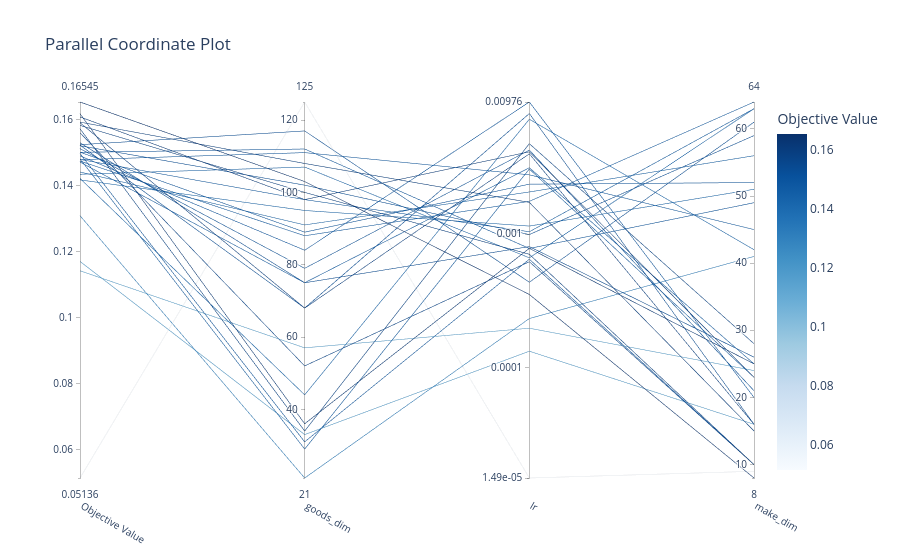

Notebook code for this chart:
### Code cell
plot_parallel_coordinate(study, params=["lr", "make_dim", "goods_dim"])

### Figure 1 — Plotly figure (JSON) as saved in the notebook; plotly's stock layout.template omitted (floating-point values rounded to 4 significant figures)
{"data": [{"dimensions": [{"label": "Objective Value", "range": [0.05136, 0.1655], "values": [0.1171, 0.05136, 0.1472, 0.1142, 0.1309, 0.1435, 0.1525, 0.1561, 0.1423, 0.148, 0.1418, 0.1502, 0.1479, 0.1491, 0.1442, 0.1502, 0.1655, 0.1475, 0.1522, 0.1584, 0.1498, 0.1609, 0.1592, 0.1513, 0.1524, 0.1619, 0.1573, 0.1482, 0.1531, 0.1594]}, {"label": "goods_dim", "range": [21, 125], "values": [33, 125, 75, 57, 21, 107, 117, 52, 44, 98, 95, 89, 111, 84, 91, 112, 103, 88, 102, 100, 31, 98, 68, 79, 68, 36, 34, 29, 75, 108]}, {"label": "lr", "range": [-4.826, -2.011], "ticktext": ["1.49e-05", "0.0001", "0.001", "0.00976"], "tickvals": [-4.826, -4, -3, -2.011], "values": [-3.876, -4.826, -2.503, -3.704, -3.632, -3.177, -3.36, -3.206, -2.14, -2.982, -2.939, -2.626, -2.556, -2.011, -2.684, -3.107, -3.452, -2.754, -3.003, -3.151, -3.188, -2.383, -2.399, -2.371, -2.097, -3.106, -2.322, -2.512, -3.093, -2.762]}, {"label": "make_dim", "range": [8, 64], "values": [16, 9, 25, 24, 41, 63, 61, 10, 42, 63, 51, 52, 45, 20, 56, 49, 8, 64, 59, 10, 10, 23, 16, 21, 16, 25, 28, 23, 26, 15]}], "labelangle": 30, "labelside": "bottom", "line": {"color": [0.1171, 0.05136, 0.1472, 0.1142, 0.1309, 0.1435, 0.1525, 0.1561, 0.1423, 0.148, 0.1418, 0.1502, 0.1479, 0.1491, 0.1442, 0.1502, 0.1655, 0.1475, 0.1522, 0.1584, 0.1498, 0.1609, 0.1592, 0.1513, 0.1524, 0.1619, 0.1573, 0.1482, 0.1531, 0.1594], "colorbar": {"title": {"text": "Objective Value"}}, "colorscale": [[0, "rgb(247,251,255)"], [0.125, "rgb(222,235,247)"], [0.25, "rgb(198,219,239)"], [0.375, "rgb(158,202,225)"], [0.5, "rgb(107,174,214)"], [0.625, "rgb(66,146,198)"], [0.75, "rgb(33,113,181)"], [0.875, "rgb(8,81,156)"], [1, "rgb(8,48,107)"]], "reversescale": false, "showscale": true}, "type": "parcoords"}], "layout": {"title": {"text": "Parallel Coordinate Plot"}}}
